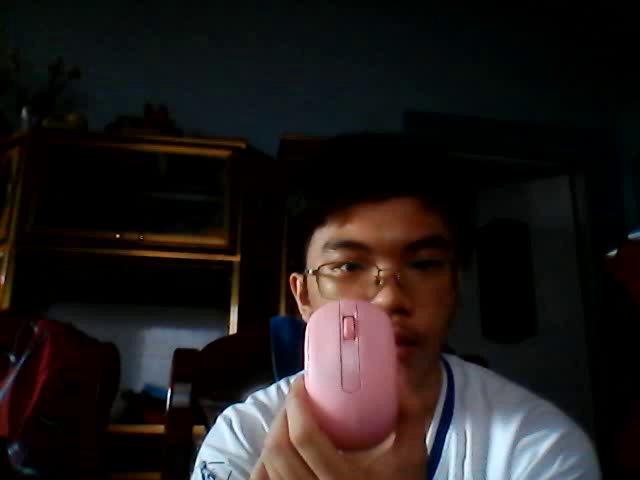
#> input picture frame 0 of hello/opencv/MeanShift/output.avi, 640 x 480 px
$ python MeanShift.py
#> lines starting #> are read from the running program, lines starting #| are printed output that depends on the picture; after the words box and inside, x2 and y2 are one past the last pixel; in counts of white or black regions, pixels touching at a corner belong together
import numpy as np
import cv2 as cv
# cap = cv.VideoCapture('slow_traffic_small.mp4')
cap = cv.VideoCapture('output.avi')

ret, frame = cap.read()
#> frame is the input picture: shape (480, 640, 3); mean B, G, R 26.2, 26.8, 31.7

# x, y, w, h = 300, 200, 100, 50
x, y, w, h = 308, 330, 80, 100
track_window = (x, y, w, h)

roi = frame[y: y+h, x: x+w]
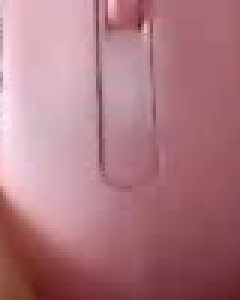
#> roi: shape (100, 80, 3) (shown 3 times larger); mean B, G, R 129.5, 120.9, 174.2
hsv_roi = cv.cvtColor(roi, cv.COLOR_BGR2HSV)
#> hsv_roi: shape (100, 80, 3); mean H, S, V 162.8, 85.4, 174.2
mask = cv.inRange(hsv_roi, np.array((0., 60., 32.)), np.array((180., 255., 255.)))
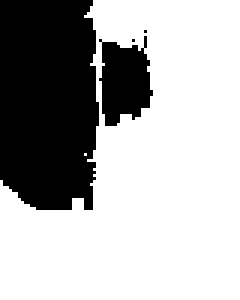
#> mask: shape (100, 80) (shown 3 times larger); 68.6% white; 4 black regions (2 under 20 px), largest, box (x1, y1, x2, y2) and area: (0, 0, 33, 70) 2132, (33, 12, 51, 42) 380

# channel
# H (Hue) chỉ sắc thái có giá trị từ 00 - 3600 .
# S (Saturation) chỉ độ bảo hoà.
# V (Value) có giá trị từ 0 - 1. Các màu đạt giá trị bảo hòa khi s = 1 và v = 1.

#  Creating a Histogram from Data, tính toán hình dạng của biểu đồ Histogram.
roi_hist = cv.calcHist([hsv_roi], # C-style array of images, 8U or 32F
                    channels = [0], # C-style list of int’s identifying channels, channels 0 la h
                    mask = mask, #  pixels in ‘images’ count iff ‘mask’ nonzero
                    histSize = [180], #  C-style array, histogram sizes in each dim , hệ màu hue (0,180)
                    ranges = [0, 180] # C-style array of ‘dims’ pairs set bin sizes
                    )
#> roi_hist = 180 values, max 1498 at index 175, min 0 at index 11, mean 30.48

'''
Normalize image to range [`min`, `max`]. -> vì roi_hist có giá trị lớn hơn 255 nên ta cần chuẩn hóa (0-255)

:param image: Image to be normalized
:param min: New minimum value of image
:param max: New maximum value of image
:param dtype: Output type of image. Default is same as `image`.
:return: The normalized image
'''
cv.normalize(roi_hist, roi_hist, 0, 255, norm_type= cv.NORM_MINMAX)
cv.imshow('roi', roi)

# Setup the termination criteria, either 10 iteration or move by atleast 1 pt
term_crit = ( cv.TERM_CRITERIA_EPS | cv.TERM_CRITERIA_COUNT, 10, 1)
# cv.imshow('roi',roi_hist)

cam = cv.VideoCapture(0)

while(1):
    ret, frame = cam.read()
    if ret == True:

        hsv = cv.cvtColor(frame, cv.COLOR_BGR2HSV)
#> hsv: shape (480, 640, 3); mean H, S, V 55.1, 142.9, 36.6
        dst = cv.calcBackProject([hsv], [0], roi_hist, [0, 180],scale = 1)
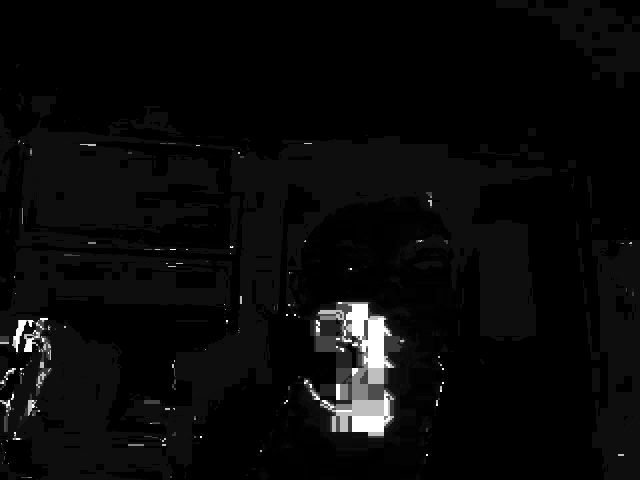
#> dst: shape (480, 640); min 0, max 255, mean 9.6
        # apply meanshift to get the new location
        ret, track_window = cv.meanShift(dst, (x,y,w,h), term_crit)
#> ret = 7; track_window = (325, 342, 80, 100)
        # Draw it on image
        x,y,w,h = track_window
#> x = 325; y = 342; w = 80; h = 100
        final_image = cv.rectangle(frame, (x,y), (x+w, y+h), 255, 3)

        cv.imshow('dst', dst)
        cv.imshow('final_image',final_image)
        k = cv.waitKey(30) & 0xff
#> (key Esc is pressed here)
        if k == 27:
            break
    else:
        break
